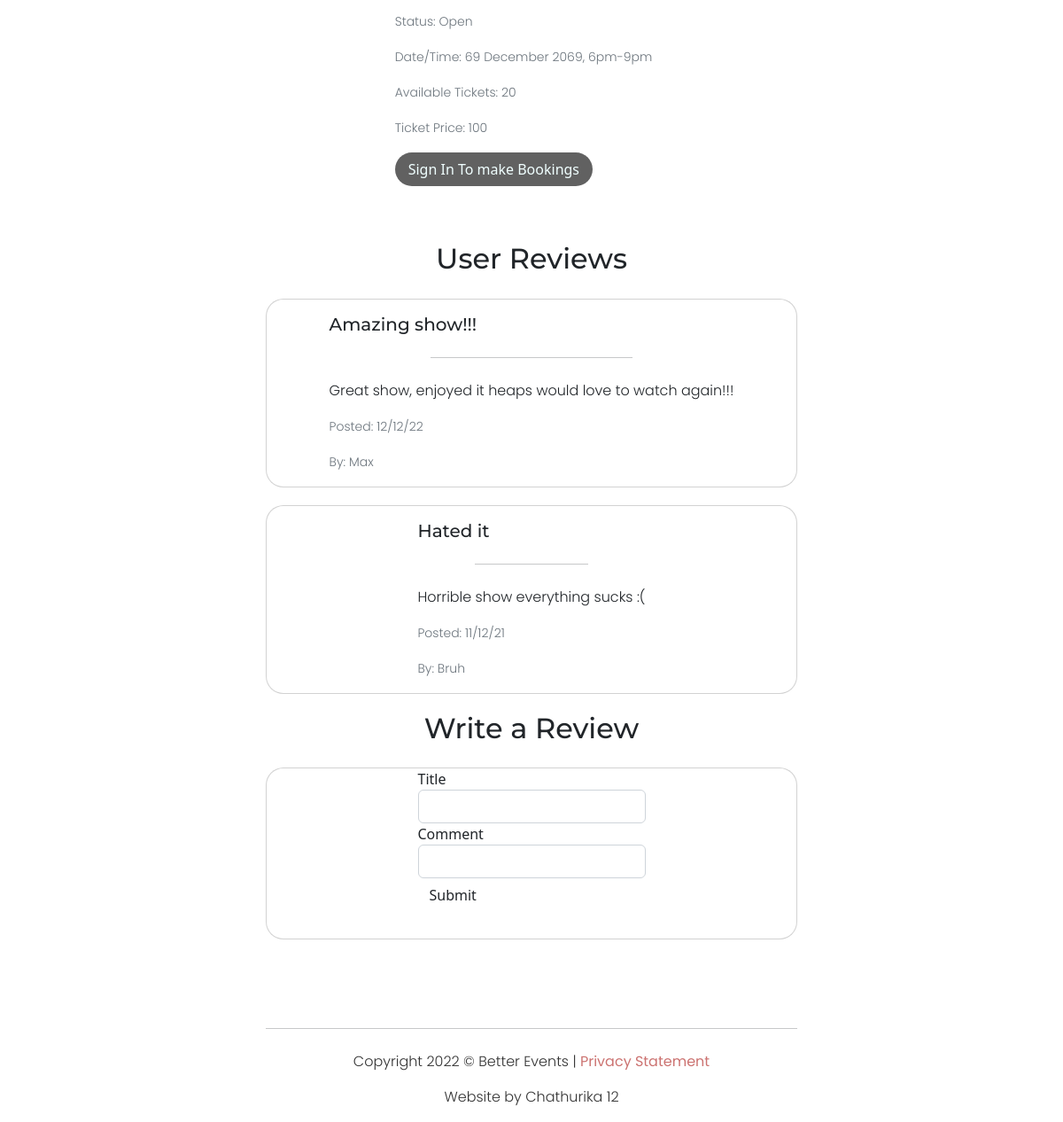
Before: /events/1 (lower part) with the older database file.
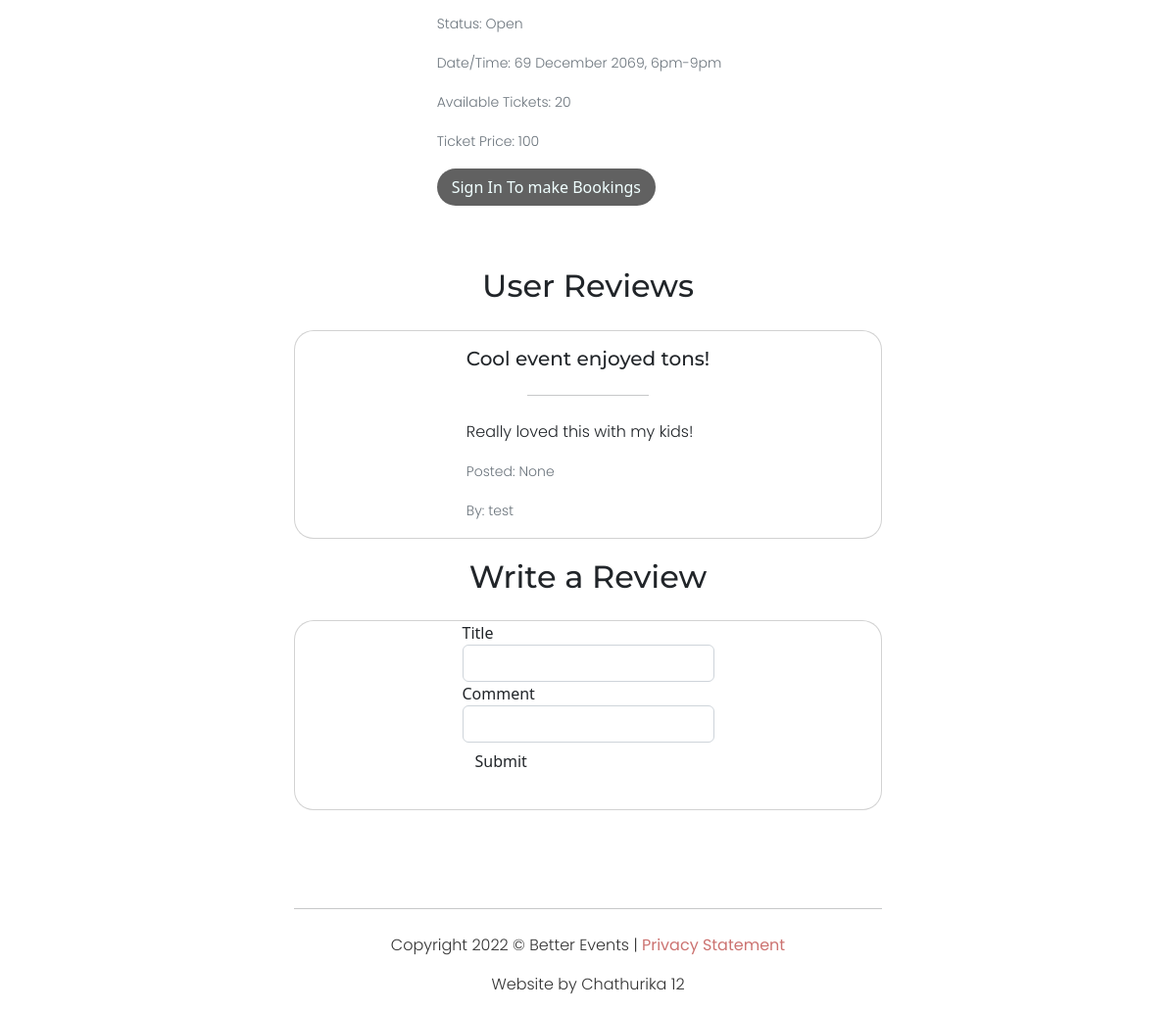
After: the same page with the newer database file.
### website/models.py (models this page shows, shortened)
class Event(db.Model):
    __tablename__='events'
    id = db.Column(db.Integer, primary_key=True)
    status = db.Column(db.String(20), nullable=False, default='Unpublished')
    datetime = db.Column(db.String(30), index=True)
    speaker = db.Column(db.String(40), index=True)
    ownerid = db.Column(db.Integer)
    tickets = db.Column(db.Integer)
    price = db.Column(db.Integer)
    title = db.Column(db.String(40), index=True)
    description = db.Column(db.String(550), index=True)
    category = db.Column(db.String(40), index=True)
    imgurl = db.Column(db.String(200), index=True)

class Comment(db.Model):
    __tablename__='comments'
    id = db.Column(db.Integer, primary_key=True)
    commenterid = db.Column(db.Integer)
    commentername = db.Column(db.String(40))
    content = db.Column(db.String(550), index=True)
    date = db.Column(db.String(30), index=True)
    eventid = db.Column(db.Integer)
    commenttitle = db.Column(db.String(100), index = True)

### website/views.py (the view, shortened to what this page needs)
@bp.route('/events/<eventid>', methods=['GET', 'POST'])
def eventdetails(eventid):
    event = Event.query.filter_by(id=eventid).first()
    if type(event) == Event:
        owner = User.query.filter_by(id=event.ownerid).first()
    form = CommentForm()
    comments = Comment.query.filter_by(eventid=eventid).all()
    return render_template('eventdetails.html', imgurl=event.imgurl,
                               category=event.category,
                               speaker=event.speaker,
                               title=event.title,
                               description=event.description,
                               status=event.status,
                               datetime=event.datetime,
                               creator=f"@{owner.username}",
                               tickets=event.tickets,
                               ticketprice=event.price,
                               eventid=event.id,
                               comments = comments,
                               form = form)

### website/forms.py
class CommentForm(FlaskForm):
    commenttitle = StringField("Title", validators=[InputRequired(), Length(min=5, max= 200, message="Enter title between 5 and 200 charactors long")])
    content = StringField("Comment", validators=[InputRequired(), Length(min=5, max= 250, message="Enter comment between 5 and 250 charactors long")])
    submit = SubmitField("Submit")

### website/templates/eventdetails.html (shortened to what this page needs)
{% extends "base.html" %}
{% import "bootstrap/wtf.html" as wtf %}
{% block content %}
<div class="container card card-body EventContainer">
  <div class="card mb-3 smolevent eventhero">
    <div class="row g-0">
      <div class="col-md-12 col-lg-4">
      </div>
      <div class="col-md-12 col-lg-8">
        <div class="card-body smolcardbody">
          <p class="card-text"><small class="text-muted">Status: {{status}}</small></p>
          <p class="card-text"><small class="text-muted">Date/Time: {{datetime}}</small></p>
          <p class="card-text"><small class="text-muted">Available Tickets: {{tickets}}</small></p>
          <p class="card-text"><small class="text-muted">Ticket Price: {{ticketprice}}</small></p>
          {% if current_user.is_authenticated %}
          {% if status == "Open" and tickets >= 1 %}
          <a href="" class="btn eventinfobut" data-bs-toggle="modal" data-bs-target="#exampleModal">Book Tickets</a>
          {% else %}
          <p class="card-text"><small class="">Bookings Not Available</small></p>
          {% endif %}
          {% else %}
          <a href="/login" class="btn eventinfobut">Sign In To make Bookings</a>
          {% endif %}
        </div>
      </div>
    </div>
  </div>
</div>
<div>
  <h2 class="spacertxt">User Reviews</h2>
</div>
{% if comments|length > 0 %}
  {% for comment in comments %}
  <div class="container card comment">
    <div class="card-body">
      <h5 class="card-title">{{comment.commenttitle}}</h5>
      <hr>
      <p class="card-text">{{comment.content}}</p>
      <p class="card-text"><small class="text-muted">Posted: {{comment.date}} </small></p>
      <p class="card-text"><small class="text-muted">By: {{comment.commentername}}</small></p>
    </div>
  </div>
  {% endfor %}
{% endif %}
<div>
  <h2 class="spacertxt">Write a Review</h2>
</div>
<div class="container card comment newcomment">
  {{wtf.quick_form(form)}}
</div>
{% endblock %}

### website/templates/base.html (shortened to what this page needs)
<!DOCTYPE html>
<html lang="en">
<head>
    <link href="https://cdn.jsdelivr.net/npm/bootstrap@5.2.0/dist/css/bootstrap.min.css" rel="stylesheet">
    <link href="../static/style.css" rel="stylesheet">
</head>
<body>
    {% block content %}
    {% endblock %}
      <hr class="footerhr">
      <div class="footer">
        <p>Copyright 2022 © Better Events | <a class="alink" href="/">Privacy Statement</a></p>
        <p>Website by Chathurika 12</p>
    </div>
</body>
</html>

### website/static/style.css (style rules this page uses)
html { scroll-behavior: smooth; }
h1,h2,h3,h4,h5,h6 { font-family: 'Montserrat', sans-serif; }
p { font-family: 'Poppins', sans-serif; font-weight: 300; }
a { text-decoration: none; }
a.alink { color: #cc7371; font-weight: 400; }
a.btn { border-radius: 20px; padding: 7px 15px; background-color: #616161; border: none; color: azure; }
hr { width: 50%; margin: 25px auto; }
div.footer { color: #333333; text-align: center; }
hr.footerhr { margin-top: 100px; }
.spacertxt { text-align: center; margin-bottom: 25px; font-family: 'Montserrat', sans-serif; }
.EventContainer { border: transparent; display: flex; justify-content: left; align-items: left; }
.eventhero { border-color: transparent; }
.smolevent { border-radius: 20px; }
.smolcardbody { padding: 30px; }
.eventinfobut { color: azure; }
.comment { transition: background-color 0.5s, border-radius 0.7s, scale 0.5s; display: flex; justify-content: center; align-items: center; max-width: 600px; border-radius: 20px; margin-bottom: 20px; }
.newcomment { padding-bottom: 30px; }

Changed rows visible on the page:
removed Comment: commenttitle "Amazing show!!!", content "Great show, enjoyed it heaps would love to watch again!!!", date "12/12/22", commentername "Max"
no longer on this page (row edited): Comment: commenttitle "Hated it", content "Horrible show everything sucks :(", date "11/12/21", commentername "Bruh"
added Comment: commenttitle "Cool event enjoyed tons!", content "Really loved this with my kids!", date "None", commentername "test"
